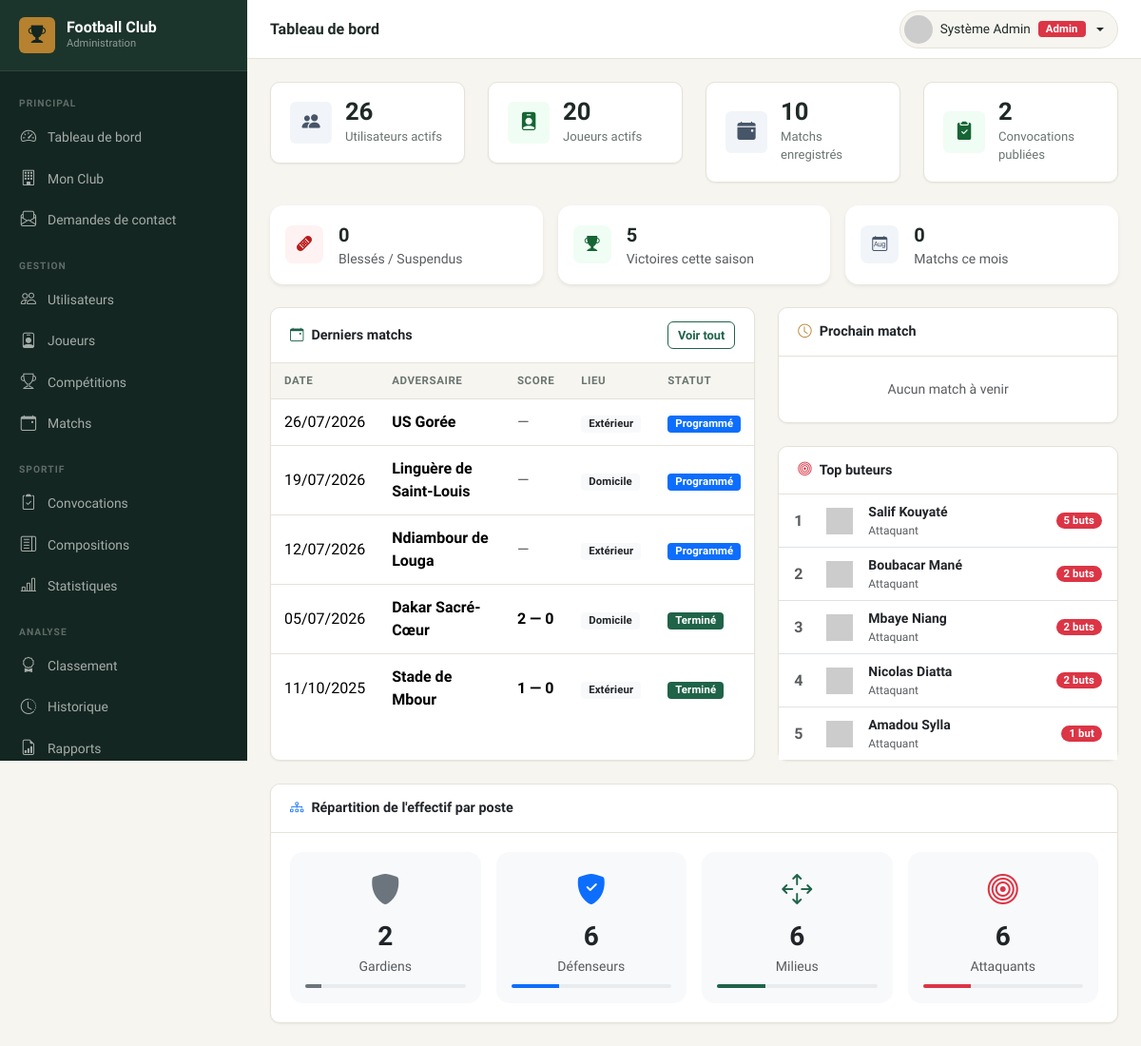
The page /admin/index.php (signed in) on the database as committed earlier.
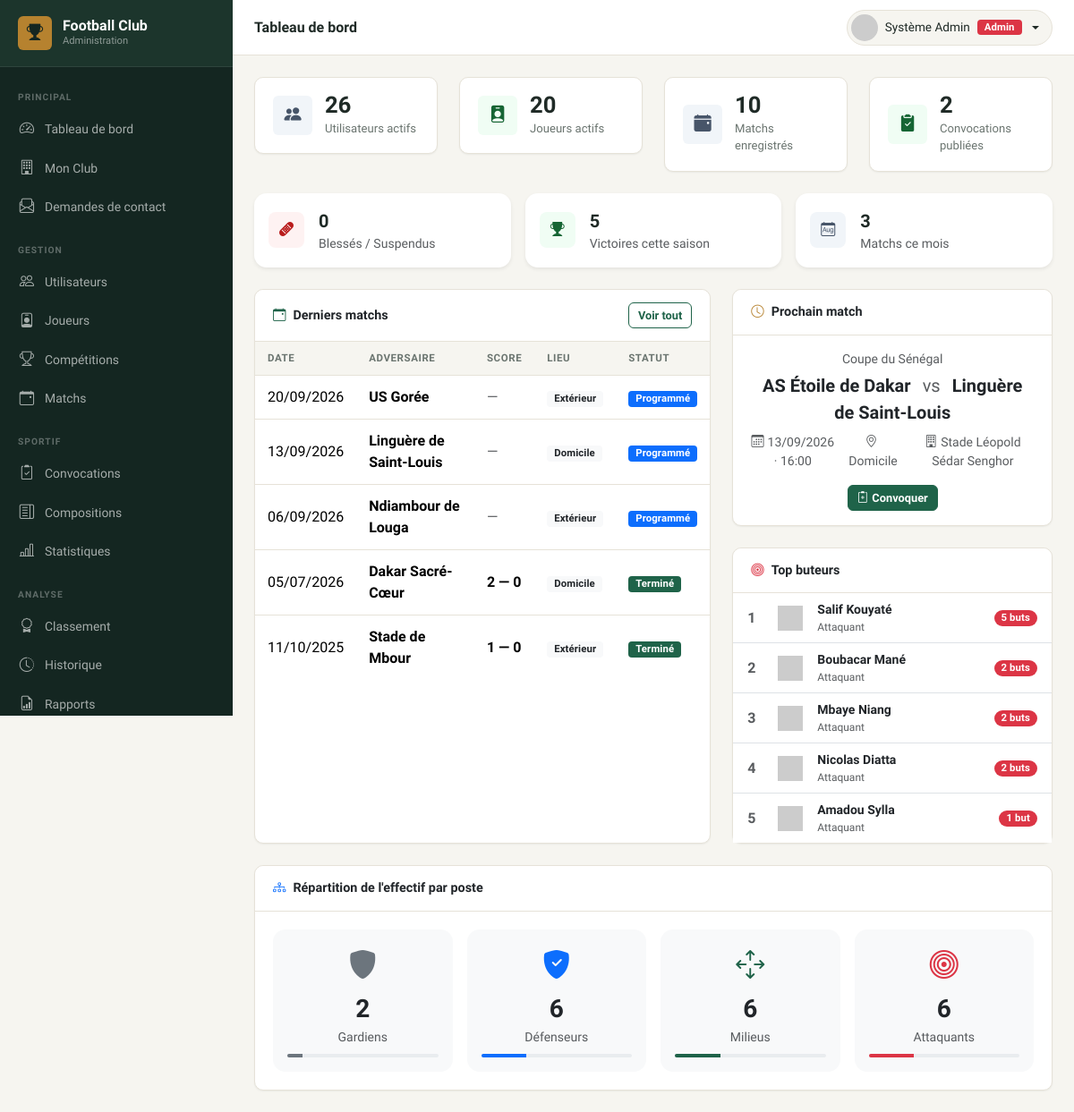
The same page on the database as committed later.
### tables this page shows
CREATE TABLE `matchs` (
  `id` int(11) NOT NULL AUTO_INCREMENT,
  `competition_id` int(11) DEFAULT NULL,
  `date_match` date NOT NULL,
  `heure_match` time DEFAULT NULL,
  `stade` varchar(200) DEFAULT NULL,
  `adversaire` varchar(150) NOT NULL,
  `domicile_exterieur` enum('Domicile','Extérieur') DEFAULT 'Domicile',
  `score_equipe` tinyint(3) unsigned DEFAULT 0,
  `score_adverse` tinyint(3) unsigned DEFAULT 0,
  `statut` enum('Programmé','En cours','Terminé','Annulé','Reporté') DEFAULT 'Programmé',
  `notes` text DEFAULT NULL,
  `created_at` timestamp NOT NULL DEFAULT current_timestamp(),
  `updated_at` timestamp NOT NULL DEFAULT current_timestamp() ON UPDATE current_timestamp(),
  PRIMARY KEY (`id`),
  KEY `competition_id` (`competition_id`),
  CONSTRAINT `matchs_ibfk_1` FOREIGN KEY (`competition_id`) REFERENCES `competitions` (`id`) ON DELETE SET NULL
);

CREATE TABLE `competitions` (
  `id` int(11) NOT NULL AUTO_INCREMENT,
  `nom` varchar(150) NOT NULL,
  `type` enum('Championnat','Coupe','Amical','Tournoi') DEFAULT 'Championnat',
  `saison` varchar(20) DEFAULT NULL,
  `created_at` timestamp NOT NULL DEFAULT current_timestamp(),
  `updated_at` timestamp NOT NULL DEFAULT current_timestamp() ON UPDATE current_timestamp(),
  PRIMARY KEY (`id`)
);

### admin/index.php (the view, shortened to what the rows shown need)
<?php
require_once ROOT_PATH . '/includes/functions.php';
$pdo = getPDO();
$derniers_matchs = $pdo->query("
    SELECT m.*, c.nom AS competition
    FROM matchs m
    LEFT JOIN competitions c ON c.id = m.competition_id
    ORDER BY m.date_match DESC LIMIT 5
")->fetchAll();
$prochains = $pdo->query("
    SELECT m.*, c.nom AS competition
    FROM matchs m
    LEFT JOIN competitions c ON c.id = m.competition_id
    WHERE m.statut = 'Programmé' AND m.date_match >= CURDATE()
    ORDER BY m.date_match ASC LIMIT 1
")->fetchAll();
require_once __DIR__ . '/includes/header.php';
?>
<div class="row g-4">
    <div class="col-lg-7">
        <div class="card table-card h-100">
            <div class="card-body p-0 table-responsive">
                <?php if ($derniers_matchs): ?>
                <table class="table mb-0">
                    <thead><tr>
                        <th>Date</th><th>Adversaire</th><th>Score</th><th>Lieu</th><th>Statut</th>
                    </tr></thead>
                    <tbody>
                    <?php foreach ($derniers_matchs as $m): ?>
                        <tr>
                            <td><?= formatDate($m['date_match']) ?></td>
                            <td class="fw-semibold"><?= e($m['adversaire']) ?></td>
                            <td>
                                <?php if ($m['statut'] === 'Terminé'): ?>
                                    <span class="fw-bold"><?= $m['score_equipe'] ?> — <?= $m['score_adverse'] ?></span>
                                <?php else: ?>
                                    <span class="text-muted">—</span>
                                <?php endif; ?>
                            </td>
                            <td><span class="badge bg-light text-dark"><?= e($m['domicile_exterieur']) ?></span></td>
                            <td><?= statusBadge($m['statut']) ?></td>
                        </tr>
                    <?php endforeach; ?>
                    </tbody>
                </table>
                <?php else: ?>
                    <div class="text-center py-5 text-muted"><i class="bi bi-calendar-x fs-2 d-block mb-2"></i>Aucun match enregistré</div>
                <?php endif; ?>
            </div>
        </div>
    </div>
    <div class="col-lg-5">
        <div class="card mb-4">
            <?php if ($prochains): $m = $prochains[0]; ?>
            <div class="card-body text-center py-3">
                <div class="text-muted small mb-1">
                    <?= $m['competition'] ? e($m['competition']) : 'Match amical' ?>
                </div>
                <div class="fw-bold fs-5 mb-2">AS Étoile de Dakar <span class="text-muted fw-normal mx-2">vs</span> <?= e($m['adversaire']) ?></div>
                <div class="d-flex justify-content-center gap-3 text-muted small mb-3">
                    <span><i class="bi bi-calendar3 me-1"></i><?= formatDate($m['date_match']) ?><?= $m['heure_match'] ? ' · '.formatTime($m['heure_match']) : '' ?></span>
                    <span><i class="bi bi-geo-alt me-1"></i><?= e($m['domicile_exterieur']) ?></span>
                    <?php if ($m['stade']): ?>
                    <span><i class="bi bi-building me-1"></i><?= e($m['stade']) ?></span>
                    <?php endif; ?>
                </div>
                <a href="<?= BASE_URL ?>/admin/convocations/add.php?match_id=<?= $m['id'] ?>" class="btn btn-sm btn-success">
                    <i class="bi bi-clipboard2-plus me-1"></i>Convoquer
                </a>
            </div>
            <?php else: ?>
                <div class="card-body text-center py-4 text-muted small">Aucun match à venir</div>
            <?php endif; ?>
        </div>
    </div>
</div>
<?php require_once __DIR__ . '/includes/footer.php'; ?>

### includes/functions.php (shortened to what the rows shown need)
<?php
function e(string $str): string {
    return htmlspecialchars($str, ENT_QUOTES | ENT_SUBSTITUTE, 'UTF-8');
}
function formatDate(?string $date): string {
    return date('d/m/Y', strtotime($date));
}
function formatTime(?string $time): string {
    return substr($time, 0, 5);
}
function statusBadge(string $status): string {
    $map = [
        'actif'      => 'success',
        'inactif'    => 'secondary',
        'blessé'     => 'warning',
        'suspendu'   => 'danger',
        'Programmé'  => 'primary',
        'Terminé'    => 'success',
        'En cours'   => 'warning',
        'Annulé'     => 'danger',
        'Reporté'    => 'secondary',
        'Publiée'    => 'success',
        'Brouillon'  => 'secondary',
        'Convoqué'   => 'success',
        'Absent'     => 'danger',
        'Blessé'     => 'warning',
        'Titulaire'  => 'primary',
        'Remplaçant' => 'secondary',
    ];
    $color = $map[$status] ?? 'secondary';
    return "<span class=\"badge bg-$color\">" . e($status) . '</span>';
}

Rows that differ between the two databases and show on the page:
changed matchs "US Gorée": date_match "26/07/2026" → "20/09/2026"
changed matchs "Linguère de Saint-Louis": date_match "19/07/2026" → "13/09/2026"; competition.nom (not shown) → "Coupe du Sénégal"; adversaire (not shown) → "Linguère de Saint-Louis"; date_match (not shown) → "13/09/2026"; heure_match (not shown) → "16:00"; domicile_exterieur (not shown) → "Domicile"; stade (not shown) → "Stade Léopold Sédar Senghor"
changed matchs "Ndiambour de Louga": date_match "12/07/2026" → "06/09/2026"
Other text that changed with them:
$stats['matchs_mois']: "0" → "3"
text no longer shown: "Aucun match à venir"
text now shown: "AS Étoile de Dakar vs · Convoquer"
